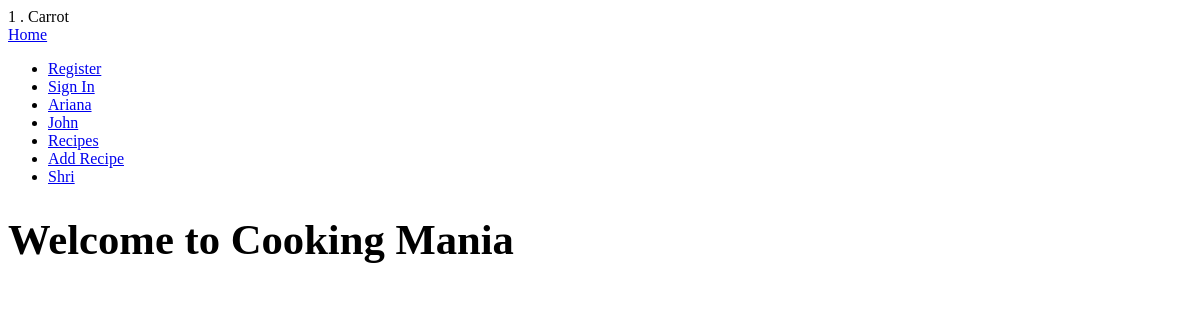
Before: / with the older database file.
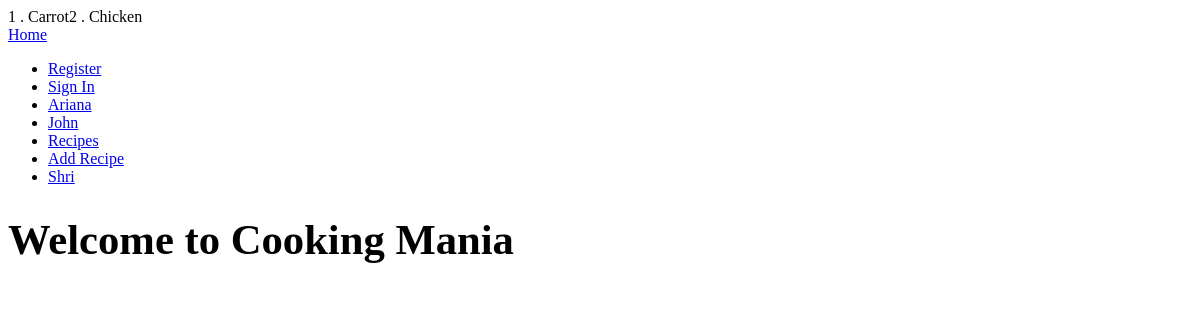
After: the same page with the newer database file.
### tables this page shows
CREATE TABLE `Ingredients` (
  `Ingredient_ID` int(11) NOT NULL,
  `Ingredient_Name` varchar(255) DEFAULT NULL
);

### index.php (the view, shortened to what this page needs)
<?php
$server_name = "localhost";
$user_name = "root";
$password = "";
$database_name = "CookingMania";
$connection = mysqli_connect($server_name, $user_name, $password, $database_name);
$result = mysqli_query($connection, "SELECT * FROM Ingredients");
while ( $row = mysqli_fetch_array($result) ) {
  echo $row["Ingredient_ID"]. " . " . $row["Ingredient_Name"];
 }
?>
<!DOCTYPE html>
<html lang="en">
<head>
    <link rel="stylesheet" href="css\styles.css">
</head>
<body>
    <?php include "navbar.php"?>
    <h1>Welcome to Cooking Mania</h1>
</body>
</html>

### navbar.php (shortened to what this page needs)
<!DOCTYPE html>
<html lang="en">
<head>
</head>
<body>
<nav>
        <div class="container">
            <div class="navbar-header">
                <a class="Logo" href="index.php">Home</a>
            </div>
            <ul class="navbar body">
                <li><a href="Register.php">Register</a></li>
                <li><a href="SignIn.php">Sign In</a></li>
                <li><a href="Ariana.php">Ariana</a></li>
                <li><a href="John.php">John</a></li>
                <li><a href="Preksha.php">Recipes</a></li>
                <?php
                Print '<li> <a href="create_recipe.php">'. 'Add Recipe'.'</a></li>';
                ?>
                <li><a href="Shri.php">Shri</a></li>
            </ul>
        </div>
    </nav>
</body>
</html>

### css/styles.css (style rules this page uses)
* { font-family: "Comic Sans MS"; }
h1 { font-size: 32pt; }

Changed rows visible on the page:
added ingredients: Ingredient_ID "2", Ingredient_Name "Chicken"
